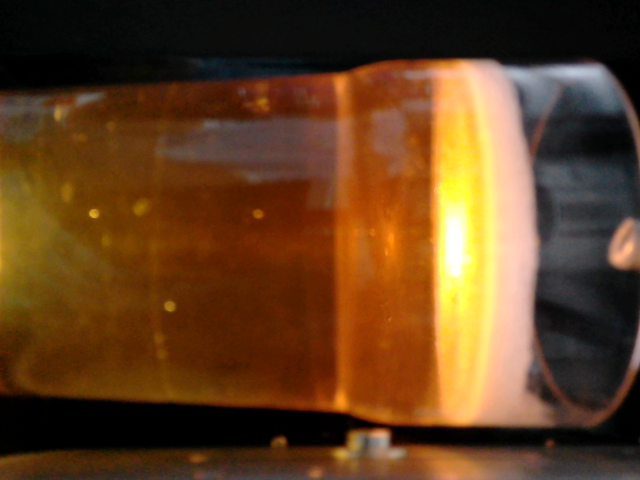
#> input picture tests/testimages/img9041.png, 1280 x 960 px (shown at 1/2 size)
$ python Test_Auswertung.py
#> lines starting #> are read from the running program, lines starting #| are printed output that depends on the picture; after the words box and inside, x2 and y2 are one past the last pixel; in counts of white or black regions, pixels touching at a corner belong together
import cv2
import numpy as np

# Load the image
input_image = cv2.imread('testimages/img9041.png')
#> input_image is the input picture: shape (960, 1280, 3); mean B, G, R 31.3, 63.1, 98.1

# Define the points for cropping
pts = np.array([[0, 220], [1150, 220], [1150, 770], [0, 770]])

# Crop the bounding rectangle
rect = cv2.boundingRect(pts)
x, y, w, h = rect
cropped = input_image[y:y+h, x:x+w].copy()
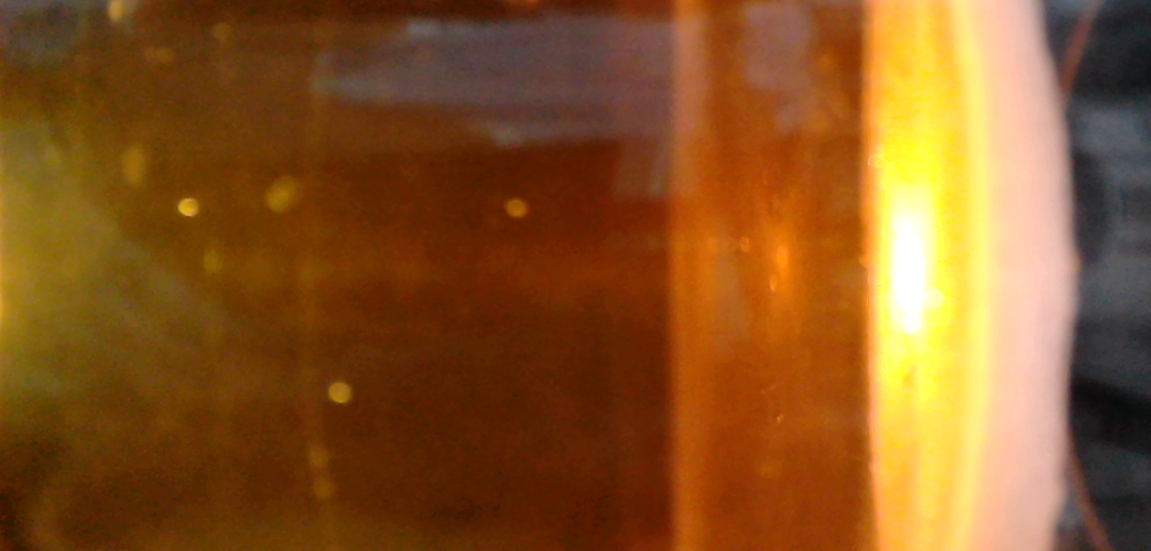
#> cropped: shape (551, 1151, 3); mean B, G, R 34.6, 84.5, 135

# Convert to grayscale
gray_image = cv2.cvtColor(cropped, cv2.COLOR_BGR2GRAY)
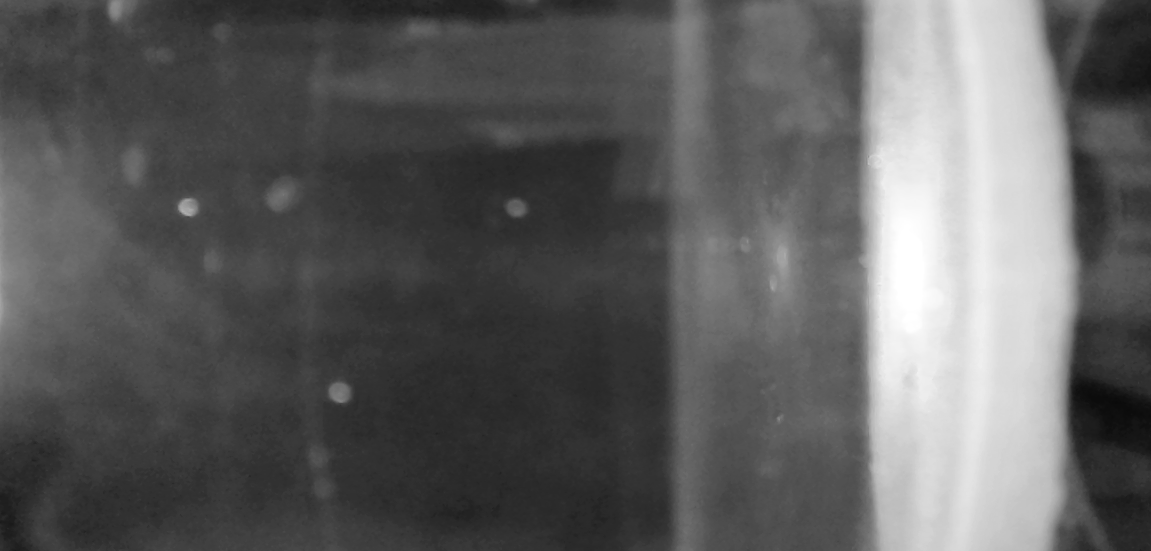
#> gray_image: shape (551, 1151); min 10, max 255, mean 93.9

# Apply Gaussian blur
img_blur = cv2.GaussianBlur(gray_image, (7, 7), 0)

# Apply Canny edge detection
img_canny = cv2.Canny(img_blur, 1, 35)
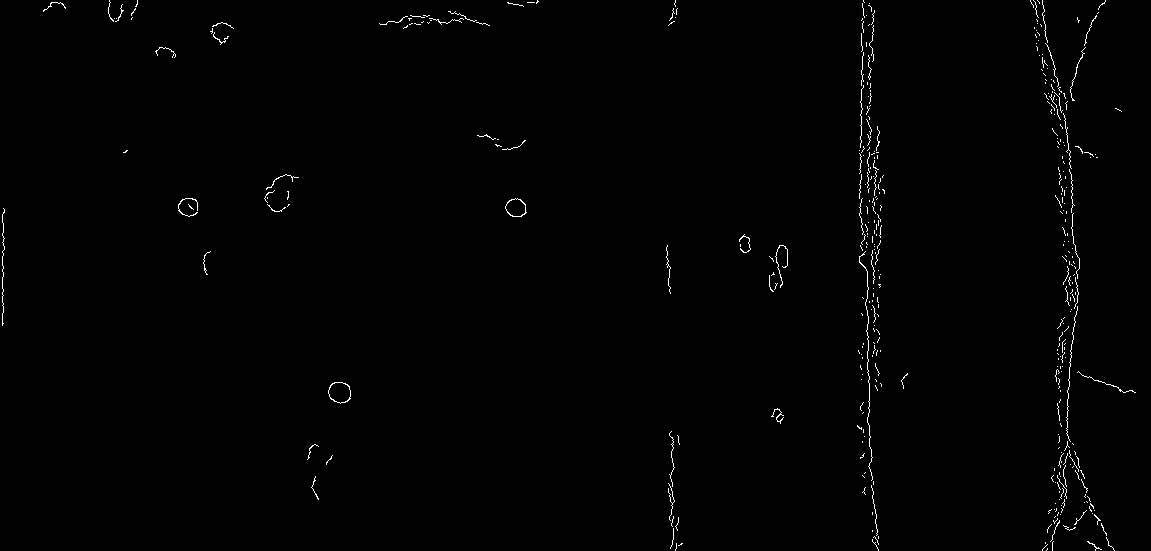
#> img_canny: shape (551, 1151); 0.71% white in thin lines or dots

# Invert the Canny image
img_canny = cv2.bitwise_not(img_canny)
#> img_canny: shape (551, 1151); 99.3% white; black in thin lines or dots


# Find contours
contours, hierarchy = cv2.findContours(cv2.bitwise_not(img_canny), cv2.RETR_EXTERNAL, cv2.CHAIN_APPROX_SIMPLE)
#> contours = 403 contours, 401 with area under 20; largest, box (x1, y1, x2, y2) and area: (328, 382, 351, 404) 367, (505, 198, 527, 217) 286

# Calculate contour lengths and store them with contours
contour_lengths = [(cv2.arcLength(contour, True), contour) for contour in contours]
#> contour_lengths = 403 items

# Sort contours by length in descending order
contour_lengths.sort(key=lambda x: x[0], reverse=True)

# Take the two longest contours
two_longest_contours = contour_lengths[:2]
#> two_longest_contours = 2 items

# Draw the two longest contours on the image
for length, contour in two_longest_contours:
    # Draw the contour on the cropped image
    cv2.drawContours(cropped, [contour], -1, (0, 0, 255), 2)

    # Print coordinates of each point in the longest contours
    for point in contour:
        coord = point[0]  # Extracting the (x, y) coordinate
        print(f"Coordinate: {coord}")

    # Display the length of each edge
    print(f"Edge length: {length}")
#> this loop made 2 passes
#> length on passes 1 to 2: 508.6, 304
#> (printed output is left out)
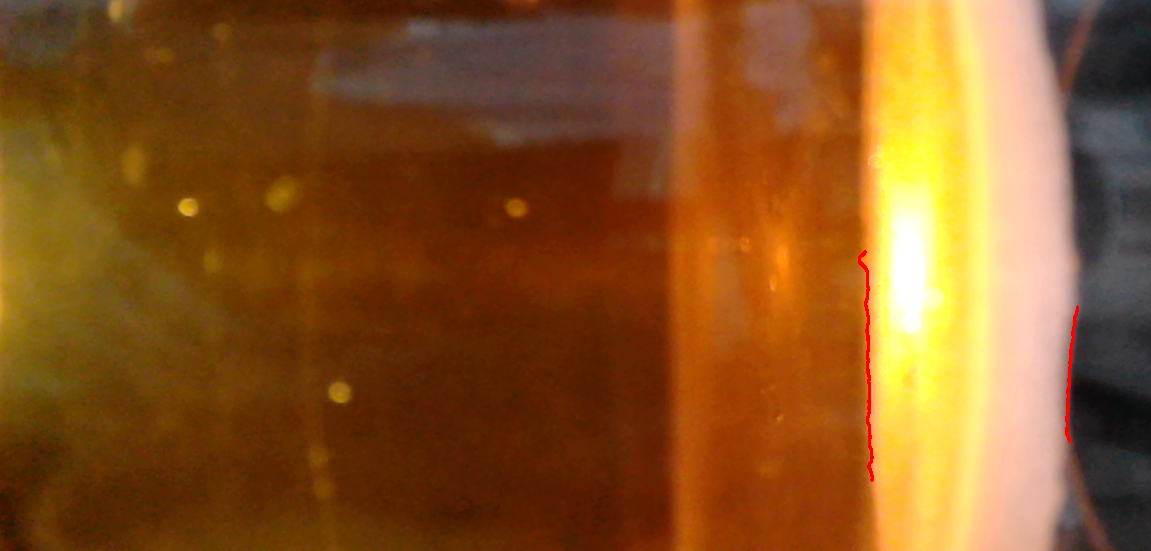
#> cropped: shape (551, 1151, 3); 0.2% of pixels changed, all inside (x1, y1, x2, y2) = (858, 250, 1079, 482)


# Display the results
cv2.imshow('Cropped Image with Longest Contours', cropped)
cv2.imshow('Canny Image', img_canny)
cv2.waitKey(0)
cv2.destroyAllWindows()

$ run again, with tests/testimages/img1.png copied over tests/testimages/img9041.png
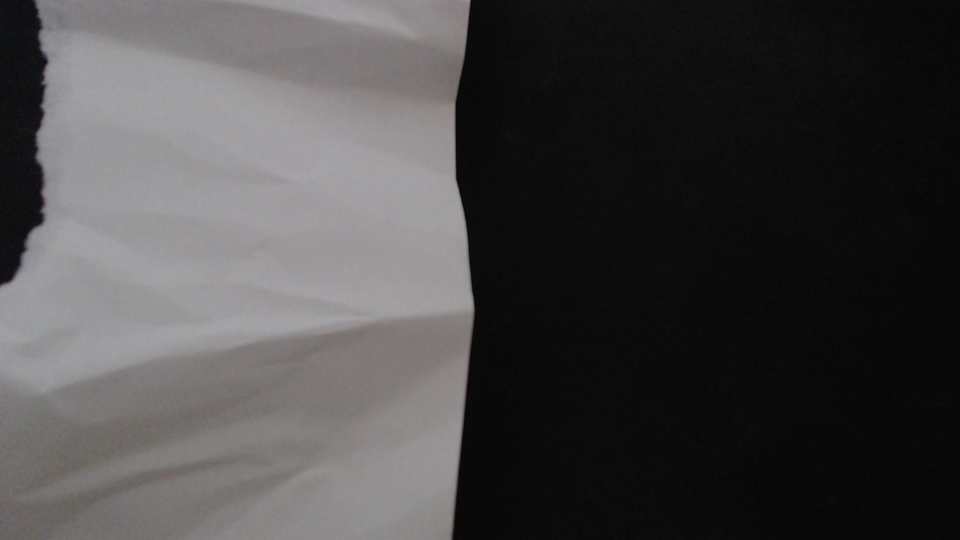
#> input picture tests/testimages/img1.png, 1920 x 1080 px (shown at 1/2 size)
#> input_image is the input picture: shape (1080, 1920, 3); mean B, G, R 70.3, 70.1, 71.4
#> `img_canny = cv2.Canny(img_blur, 1, 35)`:
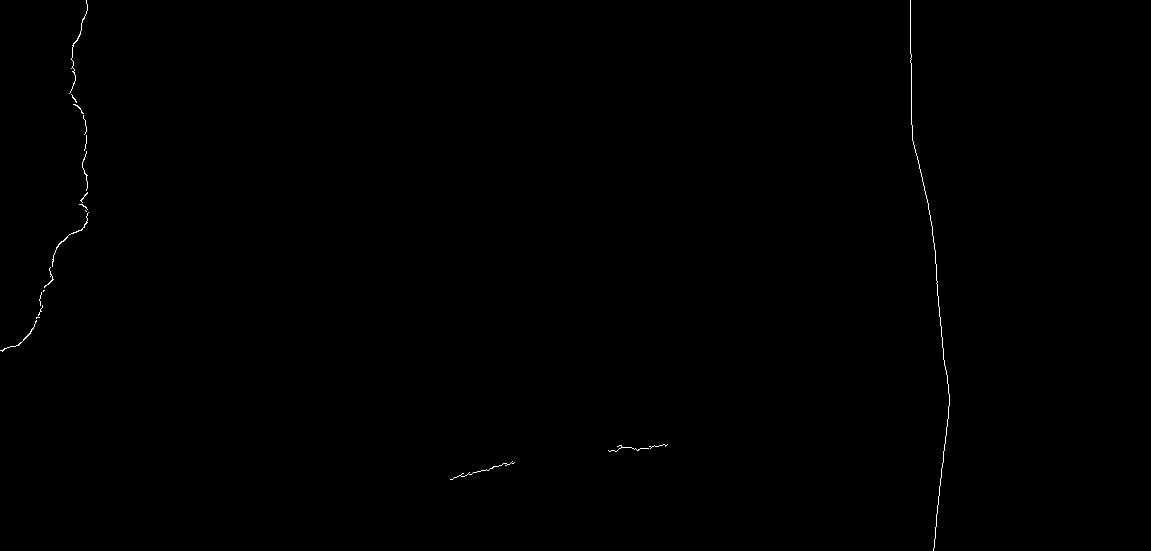
#> img_canny: shape (551, 1151); 0.18% white in thin lines or dots, all inside (x1, y1, x2, y2) = (0, 0, 950, 551)
#> contours = 20 contours, 19 with area under 20; largest, box (x1, y1, x2, y2) and area: (52, 212, 89, 267) 20
#> contour_lengths = 20 items
#> two_longest_contours = 2 items
#> the loop `for length, contour in two_longest_contours:` made 2 passes
#> length on passes 1 to 2: 1150.5, 216.8
#> (printed output is left out)
#> after the loop `for length, contour in two_longest_contours:`:
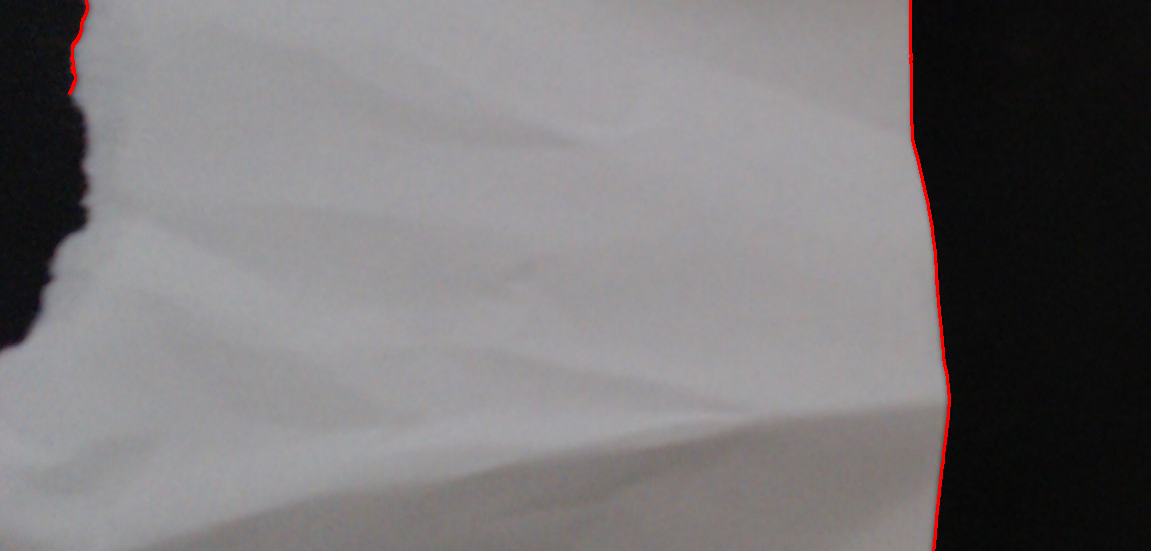
#> cropped: shape (551, 1151, 3); mean B, G, R 119, 117.5, 120.2

$ run again, with tests/testimages/img1063.png copied over tests/testimages/img9041.png
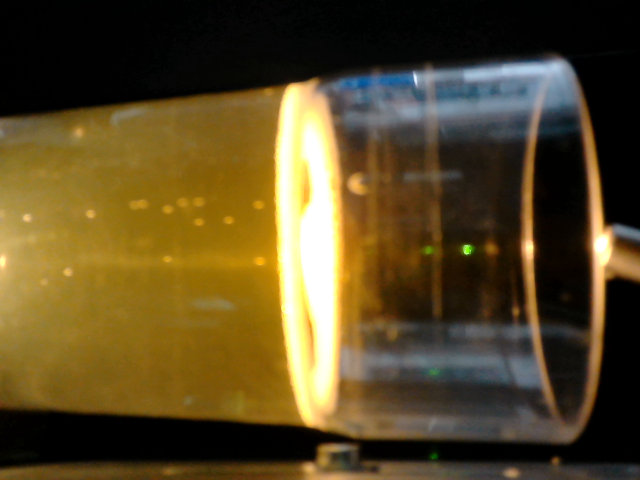
#> input picture tests/testimages/img1063.png, 1280 x 960 px (shown at 1/2 size)
#> input_image is the input picture: shape (960, 1280, 3); mean B, G, R 37.3, 72.6, 88.6
#> `img_canny = cv2.Canny(img_blur, 1, 35)`:
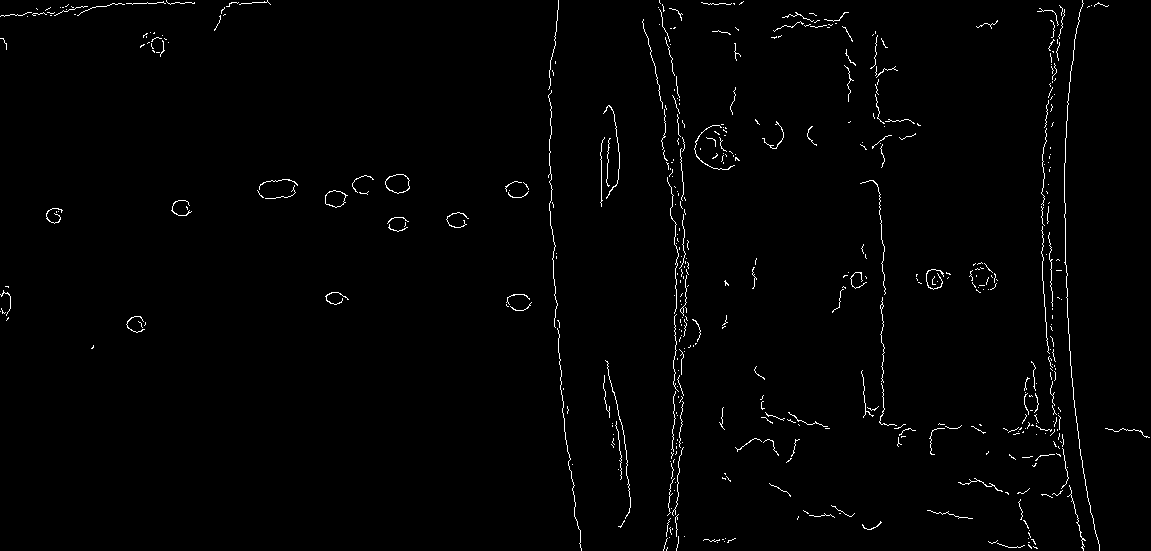
#> img_canny: shape (551, 1151); 1.3% white in thin lines or dots
#> contours = 481 contours, 479 with area under 20; largest, box (x1, y1, x2, y2) and area: (385, 174, 410, 194) 352, (325, 190, 348, 208) 263
#> contour_lengths = 481 items
#> two_longest_contours = 2 items
#> the loop `for length, contour in two_longest_contours:` made 2 passes
#> length on passes 1 to 2: 1154.7, 520.1
#> (printed output is left out)
#> after the loop `for length, contour in two_longest_contours:`:
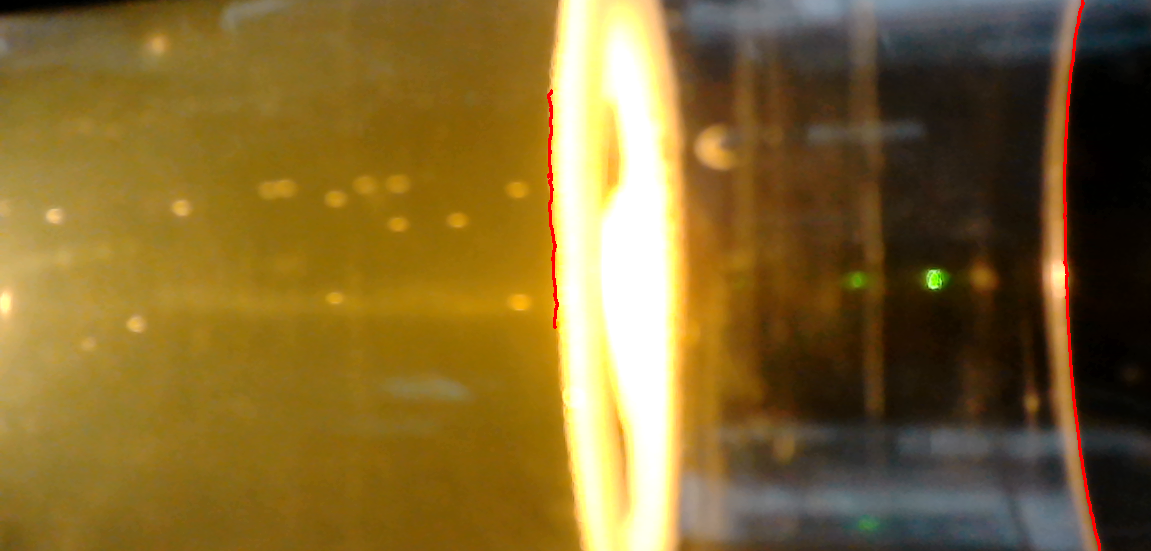
#> cropped: shape (551, 1151, 3); mean B, G, R 47.2, 103.6, 129.2

$ run again, with tests/testimages/img1074.png copied over tests/testimages/img9041.png
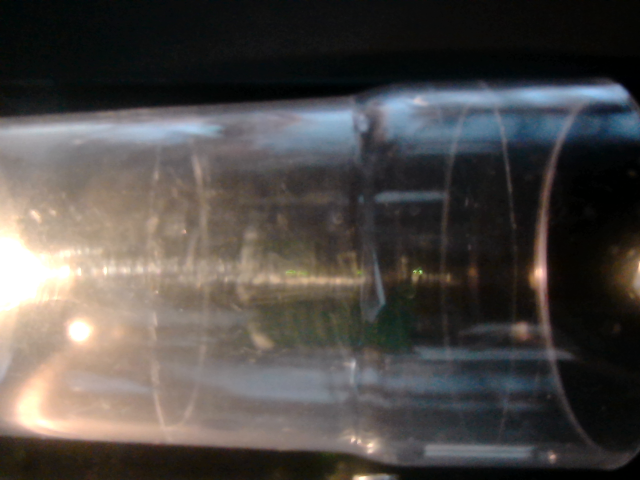
#> input picture tests/testimages/img1074.png, 1280 x 960 px (shown at 1/2 size)
#> input_image is the input picture: shape (960, 1280, 3); mean B, G, R 71.2, 74.3, 78.5
#> `img_canny = cv2.Canny(img_blur, 1, 35)`:
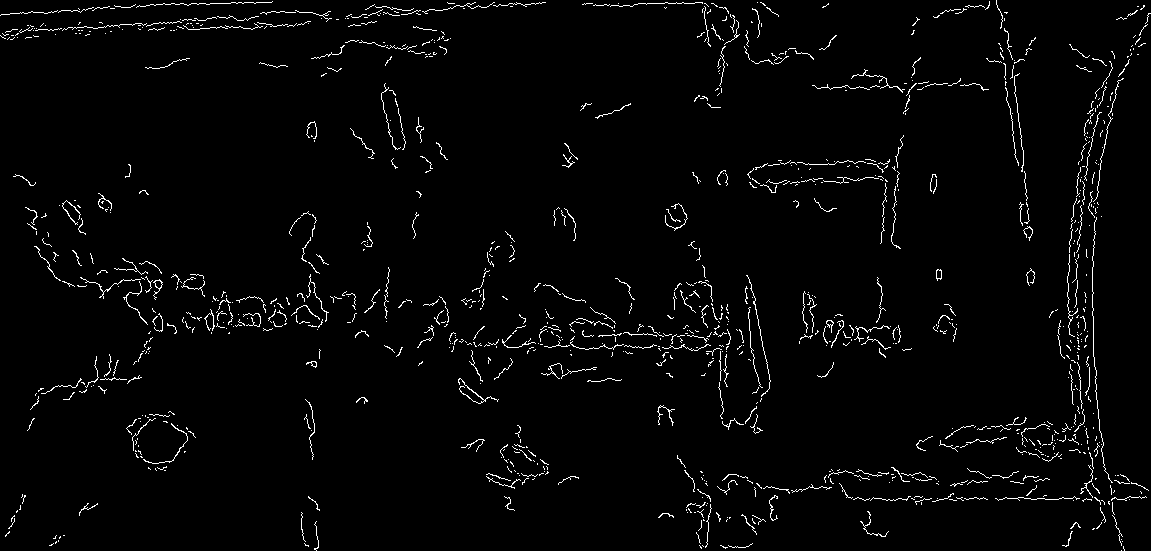
#> img_canny: shape (551, 1151); 2.4% white in thin lines or dots
#> contours = 1082 contours, 1077 with area under 20; largest, box (x1, y1, x2, y2) and area: (153, 279, 163, 300) 52, (936, 269, 942, 281) 45, (826, 320, 834, 333) 29, (458, 378, 499, 404) 26, (306, 361, 317, 368) 26
#> contour_lengths = 1082 items
#> two_longest_contours = 2 items
#> the loop `for length, contour in two_longest_contours:` made 2 passes
#> length on passes 1 to 2: 573.7, 295.2
#> (printed output is left out)
#> after the loop `for length, contour in two_longest_contours:`:
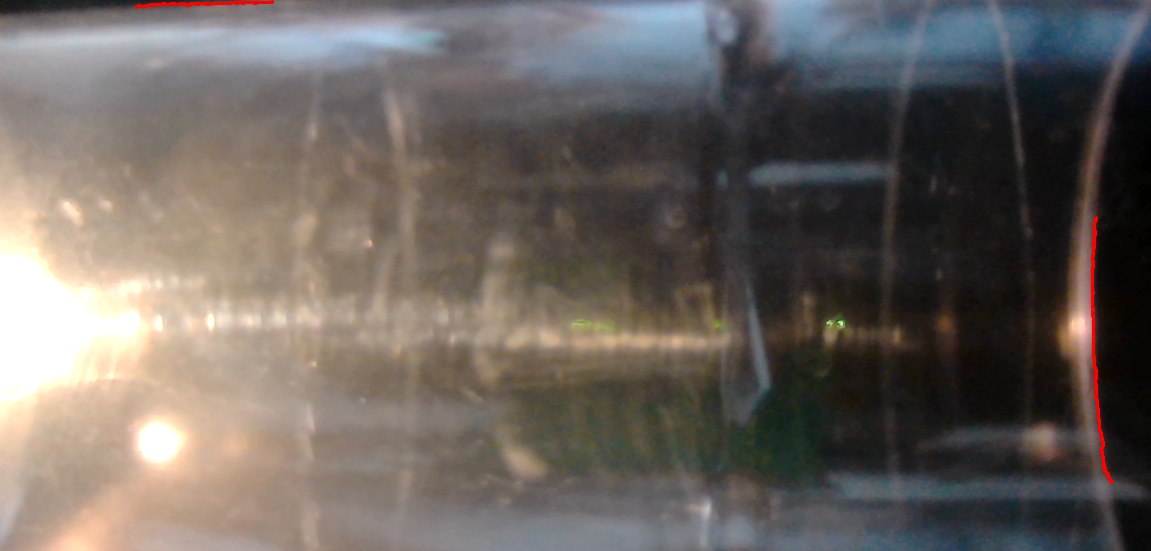
#> cropped: shape (551, 1151, 3); mean B, G, R 95.7, 100.7, 107.9
